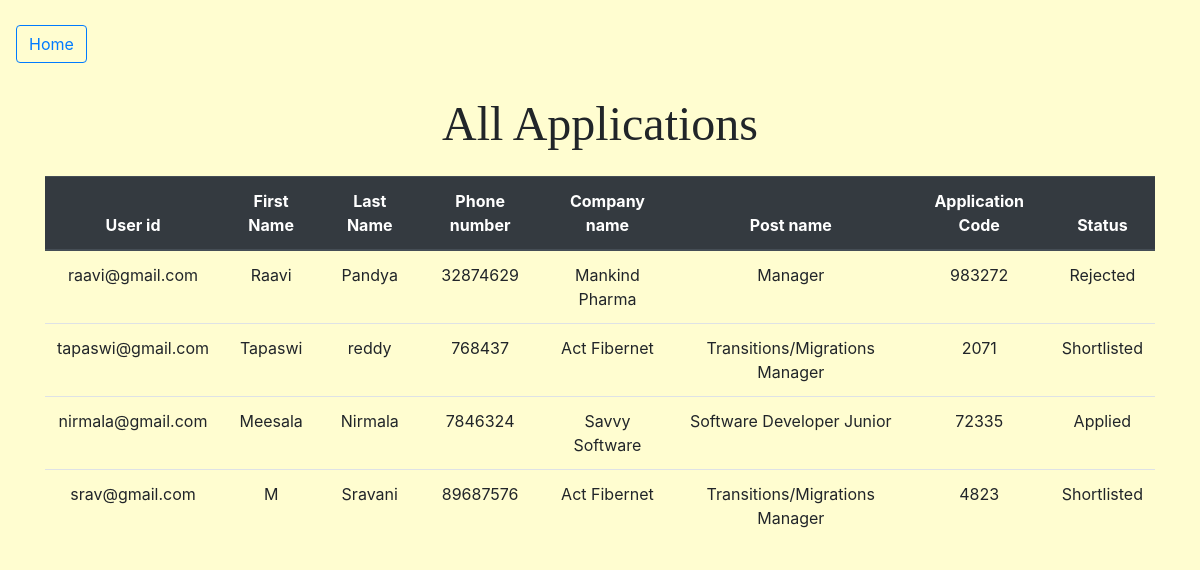
Screenshot of /all.php with the database file from the repository.
### tables this page shows
CREATE TABLE `applications` (
  `userid` varchar(20) NOT NULL,
  `firstname` text NOT NULL,
  `lastname` text NOT NULL,
  `pnumber` int(10) NOT NULL,
  `companyname` text NOT NULL,
  `postname` text NOT NULL,
  `applicationcode` int(10) NOT NULL,
  `status` text NOT NULL DEFAULT 'Applied'
);

### all.php (the view, shortened to what this page needs)
<!DOCTYPE html>
<html lang="en" dir="ltr">
  <head>
    <link rel="stylesheet" href="https://stackpath.bootstrapcdn.com/bootstrap/4.3.1/css/bootstrap.min.css">
  </head>
  <body style="background-color:#FFFDD0 ">
  <div class="bg-image" >
      <nav class="navbar navbar-expand-lg #E0FFFF " >
        <br /><br><br>
        <a href="adminhome.php" target="_self" class="navbar-brand"><button type="button" class="btn btn-outline-primary">Home</button></a>
      </nav>
      <div class="blockquote text-center  ">
          <font face = "Monotype Corsiva" size = "18">All Applications</font>
      </div>
      <?php
      include 'connection.php';
      $sql='SELECT * FROM applications';
      $retval = mysqli_query($con,$sql);
      if($retval){
          if(mysqli_num_rows($retval) > 0){
            echo "<div class='container text-center' >";
              echo "<table class='table'>";
               echo "<thead class='thead-dark'>";
                  echo "<tr>";
                  echo "<th>User id</th>";
                  echo "<th>First Name</th>";
                  echo "<th>Last Name</th>";
                  echo "<th>Phone number</th>";
                  echo "<th>Company name</th>";
                  echo "<th>Post name</th>";
                  echo "<th>Application Code</th>";
                  echo "<th>Status</th>";
                  echo "</tr>";
                  echo "</thead>";
                  echo "</div>";
                }
              }
      while($ro=mysqli_fetch_array($retval))
      {
        echo "<tr>";
                       echo "<td>" . $ro['userid'] . "</td>";
                       echo "<td>" . $ro['firstname'] . "</td>";
                       echo "<td>" . $ro['lastname'] . "</td>";
                       echo "<td>" . $ro['pnumber'] . "</td>";
                                      echo "<td>" . $ro['companyname'] . "</td>";
                                      echo "<td>" . $ro['postname'] . "</td>";
                                      echo "<td>" . $ro['applicationcode'] . "</td>";
                                      echo "<td>" . $ro['status'] . "</td>";
                   echo "</tr>";
      }
       ?>
    </div>
</body>
</html>

### rows the page displays
applications: userid "raavi@gmail.com", firstname "Raavi", lastname "Pandya", pnumber "32874629", companyname "Mankind Pharma", postname "Manager", applicationcode "983272", status "Rejected"
applications: userid "tapaswi@gmail.com", firstname "Tapaswi", lastname "reddy", pnumber "768437", companyname "Act Fibernet", postname "Transitions/Migrations Manager", applicationcode "2071", status "Shortlisted"
applications: userid "nirmala@gmail.com", firstname "Meesala", lastname "Nirmala", pnumber "7846324", companyname "Savvy Software", postname "Software Developer Junior", applicationcode "72335", status "Applied"
applications: userid "srav@gmail.com", firstname "M", lastname "Sravani", pnumber "89687576", companyname "Act Fibernet", postname "Transitions/Migrations Manager", applicationcode "4823", status "Shortlisted"
